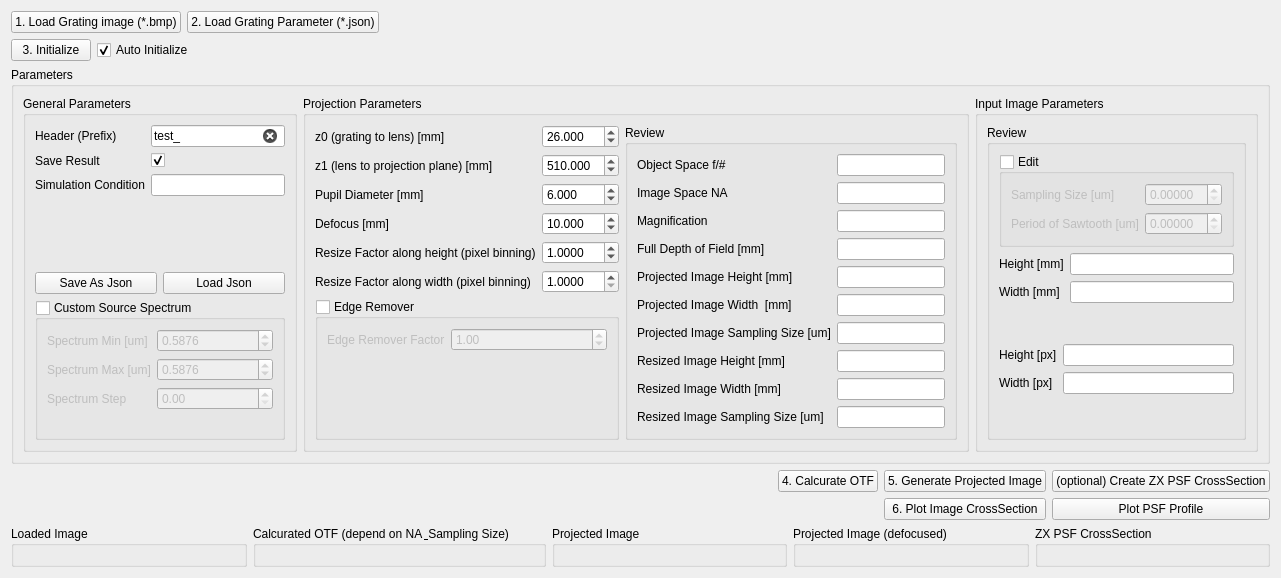
      <widget class="QWidget" name="tab_2">
       <attribute name="title">
        <string>Grating Projection Simulator</string>
       </attribute>
       <layout class="QVBoxLayout" name="verticalLayout_3">
        <item>
         <layout class="QHBoxLayout" name="horizontalLayout_32">
          <item>
           <widget class="QPushButton" name="prjLoadGratingPushButton">
            <property name="text">
             <string>1. Load Grating image (*.bmp)</string>
            </property>
           </widget>
          </item>
          <item>
           <widget class="QPushButton" name="prjLoadGratingParamsPushButton">
            <property name="text">
             <string>2. Load Grating Parameter (*.json)</string>
            </property>
           </widget>
          </item>
          <item>
           <spacer name="horizontalSpacer_11">
            <property name="orientation">
             <enum>Qt::Orientation::Horizontal</enum>
            </property>
            <property name="sizeHint" stdset="0">
             <size>
              <width>40</width>
              <height>20</height>
             </size>
            </property>
           </spacer>
          </item>
         </layout>
        </item>
        <item>
         <layout class="QHBoxLayout" name="horizontalLayout_31">
          <item>
           <widget class="QPushButton" name="prjInitializePushButton">
            <property name="text">
             <string>3. Initialize</string>
            </property>
           </widget>
          </item>
          <item>
           <widget class="QCheckBox" name="prjAutoInitializeCheckBox">
            <property name="text">
             <string>Auto Initialize</string>
            </property>
            <property name="checked">
             <bool>true</bool>
            </property>
           </widget>
          </item>
          <item>
           <spacer name="horizontalSpacer_10">
            <property name="orientation">
             <enum>Qt::Orientation::Horizontal</enum>
            </property>
            <property name="sizeHint" stdset="0">
             <size>
              <width>40</width>
              <height>20</height>
             </size>
            </property>
           </spacer>
          </item>
         </layout>
        </item>
        <item>
         <widget class="QGroupBox" name="microscopeParamsGroupBox_3">
          <property name="title">
           <string>Parameters</string>
          </property>
          <layout class="QHBoxLayout" name="horizontalLayout_33">
           <item>
            <widget class="QGroupBox" name="groupBox_26">
             <property name="title">
              <string>General Parameters</string>
             </property>
             <layout class="QGridLayout" name="gridLayout_46">
              <item row="0" column="0">
               <layout class="QFormLayout" name="formLayout_28">
                <item row="0" column="0">
                 <widget class="QLabel" name="headerPrefixLabel">
                  <property name="text">
                   <string>Header (Prefix)</string>
                  </property>
                 </widget>
                </item>
                <item row="0" column="1">
                 <widget class="QLineEdit" name="prjHeaderPrefixLineEdit">
                  <property name="text">
                   <string>test_</string>
                  </property>
                  <property name="placeholderText">
                   <string>test_</string>
                  </property>
                  <property name="clearButtonEnabled">
                   <bool>true</bool>
                  </property>
                 </widget>
                </item>
                <item row="1" column="0">
                 <widget class="QLabel" name="saveResultLabel_4">
                  <property name="text">
                   <string>Save Result</string>
                  </property>
                 </widget>
                </item>
                <item row="1" column="1">
                 <widget class="QCheckBox" name="prjSaveResultCheckBox">
                  <property name="checked">
                   <bool>true</bool>
                  </property>
                 </widget>
                </item>
                <item row="2" column="0">
                 <widget class="QLabel" name="simulationConditionLabel_4">
                  <property name="text">
                   <string>Simulation Condition</string>
                  </property>
                 </widget>
                </item>
                <item row="2" column="1">
                 <widget class="QLineEdit" name="prjSimulationConditionLineEdit">
                  <property name="readOnly">
                   <bool>true</bool>
                  </property>
                 </widget>
                </item>
               </layout>
              </item>
              <item row="2" column="0">
               <widget class="QGroupBox" name="prjCustomSpectrumGroupBox">
                <property name="title">
                 <string>Custom Source Spectrum</string>
                </property>
                <property name="checkable">
                 <bool>true</bool>
                </property>
                <property name="checked">
                 <bool>false</bool>
                </property>
                <layout class="QHBoxLayout" name="horizontalLayout_36">
                 <item>
                  <layout class="QFormLayout" name="formLayout_24">
                   <item row="0" column="0">
                    <widget class="QLabel" name="spectrumMinUmLabel_3">
                     <property name="text">
                      <string>Spectrum Min [um]</string>
                     </property>
                    </widget>
                   </item>
                   <item row="0" column="1">
                    <widget class="QDoubleSpinBox" name="prjSpectrumMinUmDoubleSpinBox">
                     <property name="decimals">
                      <number>4</number>
                     </property>
                     <property name="value">
                      <double>0.587600000000000</double>
                     </property>
                    </widget>
                   </item>
                   <item row="1" column="0">
                    <widget class="QLabel" name="spectrumMaxUmLabel_3">
                     <property name="text">
                      <string>Spectrum Max [um]</string>
                     </property>
                    </widget>
                   </item>
                   <item row="1" column="1">
                    <widget class="QDoubleSpinBox" name="prjSpectrumMaxUmDoubleSpinBox">
                     <property name="decimals">
                      <number>4</number>
                     </property>
                     <property name="value">
                      <double>0.587600000000000</double>
                     </property>
                    </widget>
                   </item>
                   <item row="2" column="0">
                    <widget class="QLabel" name="spectrumStepLabel_3">
                     <property name="text">
                      <string>Spectrum Step</string>
                     </property>
                    </widget>
                   </item>
                   <item row="2" column="1">
                    <widget class="QDoubleSpinBox" name="prjSpectrumStepDoubleSpinBox">
                     <property name="singleStep">
                      <double>0.100000000000000</double>
                     </property>
                    </widget>
                   </item>
                  </layout>
                 </item>
                </layout>
               </widget>
              </item>
              <item row="1" column="0">
               <layout class="QHBoxLayout" name="horizontalLayout_35">
                <item>
                 <widget class="QPushButton" name="prjPushButton_save">
                  <property name="text">
                   <string>Save As Json</string>
                  </property>
                 </widget>
                </item>
                <item>
                 <widget class="QPushButton" name="prjPushButton_load">
                  <property name="text">
                   <string>Load Json</string>
                  </property>
                 </widget>
                </item>
               </layout>
              </item>
             </layout>
            </widget>
           </item>
           <item>
            <widget class="QGroupBox" name="groupBox_27">
             <property name="title">
              <string>Projection Parameters</string>
             </property>
             <layout class="QHBoxLayout" name="horizontalLayout_34">
              <item>
               <layout class="QVBoxLayout" name="verticalLayout_8">
                <item>
                 <layout class="QFormLayout" name="formLayout_29">
                  <item row="0" column="0">
                   <widget class="QLabel" name="z0GratingToLensMmLabel">
                    <property name="text">
                     <string>z0 (grating to lens) [mm]</string>
                    </property>
                   </widget>
                  </item>
                  <item row="0" column="1">
                   <widget class="QDoubleSpinBox" name="prjZ0GratingToLensMmDoubleSpinBox">
                    <property name="decimals">
                     <number>3</number>
                    </property>
                    <property name="value">
                     <double>26.000000000000000</double>
                    </property>
                   </widget>
                  </item>
                  <item row="1" column="0">
                   <widget class="QLabel" name="z1LensToProjectionPlaneMmLabel">
                    <property name="text">
                     <string>z1 (lens to projection plane) [mm]</string>
                    </property>
                   </widget>
                  </item>
                  <item row="1" column="1">
                   <widget class="QDoubleSpinBox" name="prjZ1LensToProjectionPlaneMmDoubleSpinBox">
                    <property name="decimals">
                     <number>3</number>
                    </property>
                    <property name="maximum">
                     <double>9999.000000000000000</double>
                    </property>
                    <property name="value">
                     <double>510.000000000000000</double>
                    </property>
                   </widget>
                  </item>
                  <item row="2" column="0">
                   <widget class="QLabel" name="pupilDiameterMmLabel">
                    <property name="text">
                     <string>Pupil Diameter [mm]</string>
                    </property>
                   </widget>
                  </item>
                  <item row="2" column="1">
                   <widget class="QDoubleSpinBox" name="prjPupilDiameterMmDoubleSpinBox">
                    <property name="decimals">
                     <number>3</number>
                    </property>
                    <property name="value">
                     <double>6.000000000000000</double>
                    </property>
                   </widget>
                  </item>
                  <item row="3" column="0">
                   <widget class="QLabel" name="defocusMmLabel">
                    <property name="text">
                     <string>Defocus [mm]</string>
                    </property>
                   </widget>
                  </item>
                  <item row="3" column="1">
                   <widget class="QDoubleSpinBox" name="prjDefocusMmDoubleSpinBox">
                    <property name="decimals">
                     <number>3</number>
                    </property>
                    <property name="value">
                     <double>10.000000000000000</double>
                    </property>
                   </widget>
                  </item>
                  <item row="4" column="0">
                   <widget class="QLabel" name="resizeFactorPixelBinningLabel">
                    <property name="text">
                     <string>Resize Factor along height (pixel binning)</string>
                    </property>
                   </widget>
                  </item>
                  <item row="4" column="1">
                   <widget class="QDoubleSpinBox" name="prjResizeFactorPixelBinningDoubleSpinBox">
                    <property name="decimals">
                     <number>4</number>
                    </property>
                    <property name="value">
                     <double>1.000000000000000</double>
                    </property>
                   </widget>
                  </item>
                  <item row="5" column="0">
                   <widget class="QLabel" name="resizeFactorAlongHeightPixelBinningLabel">
                    <property name="text">
                     <string>Resize Factor along width (pixel binning)</string>
                    </property>
                   </widget>
                  </item>
                  <item row="5" column="1">
                   <widget class="QDoubleSpinBox" name="prjResizeFactorAlongWidthPixelBinningDoubleSpinBox">
                    <property name="decimals">
                     <number>4</number>
                    </property>
                    <property name="minimum">
                     <double>1.000000000000000</double>
                    </property>
                   </widget>
                  </item>
                 </layout>
                </item>
                <item>
                 <widget class="QGroupBox" name="prjEdgeRemoverGroupBox">
                  <property name="title">
                   <string>Edge Remover</string>
                  </property>
                  <property name="checkable">
                   <bool>true</bool>
                  </property>
                  <property name="checked">
                   <bool>false</bool>
                  </property>
                  <layout class="QGridLayout" name="gridLayout_48">
                   <item row="0" column="0">
                    <layout class="QFormLayout" name="formLayout_23">
                     <item row="0" column="0">
                      <widget class="QLabel" name="edgeRemoverFactorLabel">
                       <property name="text">
                        <string>Edge Remover Factor</string>
                       </property>
                      </widget>
                     </item>
                     <item row="0" column="1">
                      <widget class="QDoubleSpinBox" name="prjEdgeRemoverFactorDoubleSpinBox">
                       <property name="value">
                        <double>1.000000000000000</double>
                       </property>
                      </widget>
                     </item>
                    </layout>
                   </item>
                  </layout>
                 </widget>
                </item>
               </layout>
              </item>
              <item>
               <widget class="QGroupBox" name="groupBox_28">
                <property name="title">
                 <string>Review</string>
                </property>
                <layout class="QVBoxLayout" name="verticalLayout_4">
                 <item>
                  <layout class="QFormLayout" name="formLayout_30">
                   <item row="0" column="0">
                    <widget class="QLabel" name="objectSpaceFLabel">
                     <property name="text">
                      <string>Object Space f/#</string>
                     </property>
                    </widget>
                   </item>
                   <item row="0" column="1">
                    <widget class="QLineEdit" name="prjObjectSpaceFLineEdit">
                     <property name="readOnly">
                      <bool>true</bool>
                     </property>
                    </widget>
                   </item>
                   <item row="1" column="0">
                    <widget class="QLabel" name="imageSpaceNALabel">
                     <property name="text">
                      <string>Image Space NA</string>
                     </property>
                    </widget>
                   </item>
                   <item row="1" column="1">
                    <widget class="QLineEdit" name="prjImageSpaceNALineEdit">
                     <property name="readOnly">
                      <bool>true</bool>
                     </property>
                    </widget>
                   </item>
                   <item row="2" column="0">
                    <widget class="QLabel" name="magnificationLabel">
                     <property name="text">
                      <string>Magnification</string>
                     </property>
                    </widget>
                   </item>
                   <item row="2" column="1">
                    <widget class="QLineEdit" name="prjMagnificationLineEdit">
                     <property name="readOnly">
                      <bool>true</bool>
                     </property>
                    </widget>
                   </item>
                   <item row="4" column="0">
                    <widget class="QLabel" name="projectedImageHeightMmLabel">
                     <property name="text">
                      <string>Projected Image Height [mm]</string>
                     </property>
                    </widget>
                   </item>
                   <item row="4" column="1">
                    <widget class="QLineEdit" name="prjProjectedImageHeightMmLineEdit"/>
                   </item>
                   <item row="3" column="0">
                    <widget class="QLabel" name="fullDepthOfFieldMmLabel">
                     <property name="text">
                      <string>Full Depth of Field [mm]</string>
                     </property>
                    </widget>
                   </item>
                   <item row="3" column="1">
                    <widget class="QLineEdit" name="prjFullDepthOfFieldMmLineEdit"/>
                   </item>
                   <item row="5" column="0">
                    <widget class="QLabel" name="projectedImageWidthMmLabel">
                     <property name="text">
                      <string>Projected Image Width  [mm]</string>
                     </property>
                    </widget>
                   </item>
                   <item row="5" column="1">
                    <widget class="QLineEdit" name="prjProjectedImageWidthMmLineEdit"/>
                   </item>
                   <item row="6" column="0">
                    <widget class="QLabel" name="projectedImageSamplingSizeUmLabel">
                     <property name="text">
                      <string>Projected Image Sampling Size [um]</string>
                     </property>
                    </widget>
                   </item>
                   <item row="6" column="1">
                    <widget class="QLineEdit" name="prjProjectedImageSamplingSizeUmLineEdit"/>
                   </item>
                   <item row="7" column="0">
                    <widget class="QLabel" name="resizedImageHeightMmLabel">
                     <property name="text">
                      <string>Resized Image Height [mm]</string>
                     </property>
                    </widget>
                   </item>
                   <item row="7" column="1">
                    <widget class="QLineEdit" name="prjResizedImageHeightMmLineEdit"/>
                   </item>
                   <item row="8" column="0">
                    <widget class="QLabel" name="resizedImageWidthMmLabel">
                     <property name="text">
                      <string>Resized Image Width [mm]</string>
                     </property>
                    </widget>
                   </item>
                   <item row="8" column="1">
                    <widget class="QLineEdit" name="prjResizedImageWidthMmLineEdit"/>
                   </item>
                   <item row="9" column="0">
                    <widget class="QLabel" name="resizedImageSamplingSizeUmLabel">
                     <property name="text">
                      <string>Resized Image Sampling Size [um]</string>
                     </property>
                    </widget>
                   </item>
                   <item row="9" column="1">
                    <widget class="QLineEdit" name="prjResizedImageSamplingSizeUmLineEdit"/>
                   </item>
                  </layout>
                 </item>
                </layout>
               </widget>
              </item>
             </layout>
            </widget>
           </item>
           <item>
            <widget class="QGroupBox" name="groupBox_24">
             <property name="title">
              <string>Input Image Parameters</string>
             </property>
             <layout class="QVBoxLayout" name="verticalLayout_5">
              <item>
               <widget class="QGroupBox" name="groupBox_30">
                <property name="title">
                 <string>Review</string>
                </property>
                <layout class="QVBoxLayout" name="verticalLayout_6">
                 <item>
                  <widget class="QGroupBox" name="prjCustomImagePropertyGroupBox">
                   <property name="title">
                    <string>Edit</string>
                   </property>
                   <property name="checkable">
                    <bool>true</bool>
                   </property>
                   <property name="checked">
                    <bool>false</bool>
                   </property>
                   <layout class="QGridLayout" name="gridLayout_37">
                    <item row="0" column="0">
                     <layout class="QFormLayout" name="formLayout_25">
                      <item row="0" column="0">
                       <widget class="QLabel" name="samplingSizeUmLabel_3">
                        <property name="text">
                         <string>Sampling Size [um]</string>
                        </property>
                       </widget>
                      </item>
                      <item row="0" column="1">
                       <widget class="QDoubleSpinBox" name="prjSamplingSizeUmDoubleSpinBox">
                        <property name="decimals">
                         <number>5</number>
                        </property>
                       </widget>
                      </item>
                      <item row="1" column="0">
                       <widget class="QLabel" name="periodOfSawtoothUmLabel_3">
                        <property name="text">
                         <string>Period of Sawtooth [um]</string>
                        </property>
                       </widget>
                      </item>
                      <item row="1" column="1">
                       <widget class="QDoubleSpinBox" name="prjPeriodOfSawDoubleSpinBox">
                        <property name="decimals">
                         <number>5</number>
                        </property>
                       </widget>
                      </item>
                     </layout>
                    </item>
                   </layout>
                  </widget>
                 </item>
                 <item>
                  <layout class="QFormLayout" name="formLayout_27">
                   <item row="0" column="0">
                    <widget class="QLabel" name="heightMmLabel_3">
                     <property name="text">
                      <string>Height [mm]</string>
                     </property>
                    </widget>
                   </item>
                   <item row="0" column="1">
                    <widget class="QLineEdit" name="prjHeightMmLineEdit">
                     <property name="readOnly">
                      <bool>true</bool>
                     </property>
                    </widget>
                   </item>
                   <item row="1" column="0">
                    <widget class="QLabel" name="widthMmLabel_3">
                     <property name="text">
                      <string>Width [mm]</string>
                     </property>
                    </widget>
                   </item>
                   <item row="1" column="1">
                    <widget class="QLineEdit" name="prjWidthMmLineEdit">
                     <property name="readOnly">
                      <bool>true</bool>
                     </property>
                    </widget>
                   </item>
                  </layout>
                 </item>
                 <item>
                  <layout class="QFormLayout" name="formLayout_26">
                   <item row="0" column="0">
                    <widget class="QLabel" name="heightPxLabel_3">
                     <property name="text">
                      <string>Height [px]</string>
                     </property>
                    </widget>
                   </item>
                   <item row="0" column="1">
                    <widget class="QLineEdit" name="prjHeightPxLineEdit">
                     <property name="readOnly">
                      <bool>true</bool>
                     </property>
                    </widget>
                   </item>
                   <item row="1" column="0">
                    <widget class="QLabel" name="widthPxLabel_3">
                     <property name="text">
                      <string>Width [px]</string>
                     </property>
                    </widget>
                   </item>
                   <item row="1" column="1">
                    <widget class="QLineEdit" name="prjWidthPxLineEdit">
                     <property name="readOnly">
                      <bool>true</bool>
                     </property>
                    </widget>
                   </item>
                  </layout>
                 </item>
                </layout>
               </widget>
              </item>
             </layout>
            </widget>
           </item>
          </layout>
         </widget>
        </item>
        <item>
         <layout class="QGridLayout" name="gridLayout_45">
          <item row="0" column="1">
           <widget class="QPushButton" name="prjOTFPushButton">
            <property name="text">
             <string>4. Calcurate OTF</string>
            </property>
           </widget>
          </item>
          <item row="1" column="2">
           <widget class="QPushButton" name="prjPlotImageCrsPushButton">
            <property name="text">
             <string>6. Plot Image CrossSection</string>
            </property>
           </widget>
          </item>
          <item row="0" column="2">
           <widget class="QPushButton" name="prjRunPushButton">
            <property name="text">
             <string>5. Generate Projected Image</string>
            </property>
           </widget>
          </item>
          <item row="0" column="4">
           <widget class="QPushButton" name="prjPSFcrsPushButton">
            <property name="text">
             <string>(optional) Create ZX PSF CrossSection</string>
            </property>
           </widget>
          </item>
          <item row="0" column="0">
           <spacer name="horizontalSpacer_9">
            <property name="orientation">
             <enum>Qt::Orientation::Horizontal</enum>
            </property>
            <property name="sizeHint" stdset="0">
             <size>
              <width>40</width>
              <height>20</height>
             </size>
            </property>
           </spacer>
          </item>
          <item row="1" column="4">
           <widget class="QPushButton" name="prjPlotPSFCrspushButton">
            <property name="text">
             <string>Plot PSF Profile</string>
            </property>
           </widget>
          </item>
         </layout>
        </item>
        <item>
         <layout class="QGridLayout" name="gridLayout_53">
          <item row="0" column="0">
           <widget class="QGroupBox" name="prjLoadedImageGroupBox">
            <property name="title">
             <string>Loaded Image</string>
            </property>
            <layout class="QGridLayout" name="gridLayout_35"/>
           </widget>
          </item>
          <item row="0" column="2">
           <widget class="QGroupBox" name="prjResultProjectedImageGroupBox">
            <property name="title">
             <string>Projected Image</string>
            </property>
            <layout class="QGridLayout" name="gridLayout_47"/>
           </widget>
          </item>
          <item row="0" column="4">
           <widget class="QGroupBox" name="prjPSFcrsGroupBox">
            <property name="title">
             <string>ZX PSF CrossSection</string>
            </property>
            <layout class="QGridLayout" name="gridLayout_36"/>
           </widget>
          </item>
          <item row="0" column="3">
           <widget class="QGroupBox" name="prjResultDefocusedImageGroupBox">
            <property name="title">
             <string>Projected Image (defocused)</string>
            </property>
            <layout class="QGridLayout" name="gridLayout_51"/>
           </widget>
          </item>
          <item row="0" column="1">
           <widget class="QGroupBox" name="prjCalcuratedOTFGroupBox">
            <property name="title">
             <string>Calcurated OTF (depend on NA &amp; Sampling Size)</string>
            </property>
            <layout class="QGridLayout" name="gridLayout_44"/>
           </widget>
          </item>
         </layout>
        </item>
       </layout>
      </widget>
